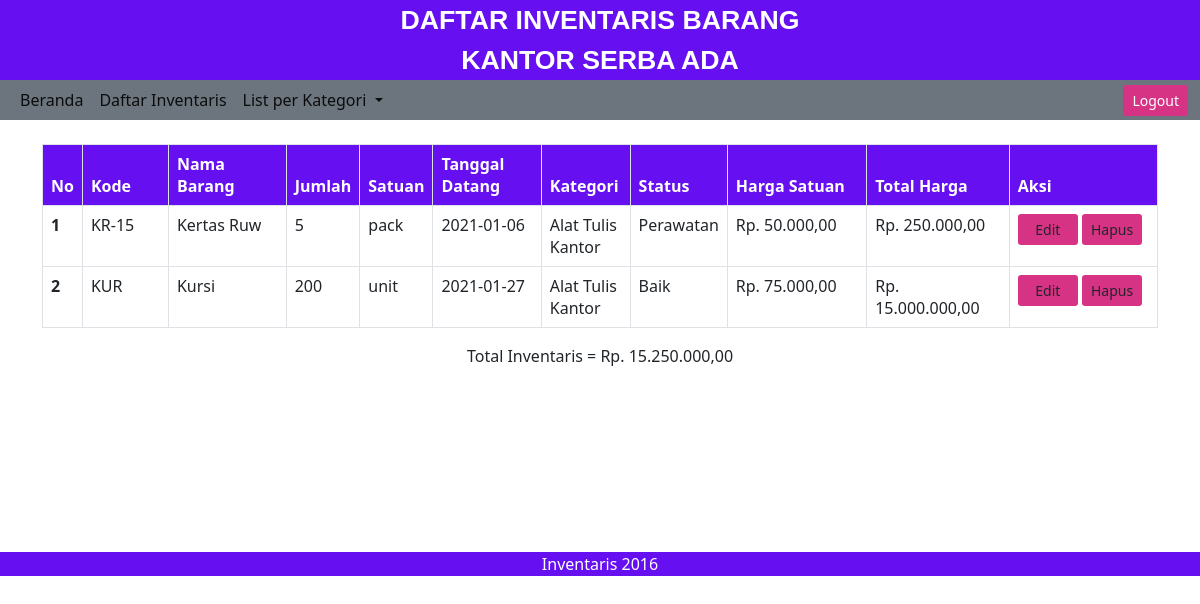
The page /kategori.php?kategori=alattuliskantor (signed in) on the database its author committed.
### tables this page shows
CREATE TABLE `inventaris` (
  `kode_barang` varchar(10) NOT NULL,
  `nama_barang` varchar(30) NOT NULL,
  `jumlah` int(11) NOT NULL,
  `satuan` varchar(15) NOT NULL,
  `tgl_datang` date NOT NULL,
  `kategori` varchar(20) NOT NULL,
  `status_barang` varchar(20) NOT NULL,
  `harga` int(20) NOT NULL
);

### kategori.php (the view, shortened to what this page needs)
<?php
  if(isset($_GET['kategori']))
      {
        if($_GET['kategori'] == "bangunan") {
          $kategori='Bangunan';
        }else if($_GET['kategori'] == "kendaraan") {
          $kategori='Kendaraan';
        }else if($_GET['kategori'] == "alattuliskantor"){
          $kategori='Alat Tulis Kantor';
        }else if($_GET['kategori'] == "elektronik"){
          $kategori='Elektronik';
        }
      }
?>
<html>
  <head>
    <link rel="stylesheet" href="assets/css/bootstrap.css">
    <link rel="stylesheet" href="assets/js/bootstrap.js">
  </head>
  <body>
    <div class="text-center text-white fw-bold" style="background-color: #6610f2; font-size: 20pt; font-family: sans-serif; margin-bottom: -16px;">
      <p>DAFTAR INVENTARIS BARANG<br>KANTOR SERBA ADA</p>
    </div>
    <nav class="navbar navbar-expand-lg navbar-light bg-secondary pt-0 pb-0" >
      <div class="container-fluid ms-auto">
        <div class="collapse navbar-collapse" id="navbarNavDropdown">
          <ul class="navbar-nav">
            <li class="nav-item">
              <a class="nav-link active" aria-current="page" href="index.php">Beranda</a>
            </li>
            <li class="nav-item">
              <a class="nav-link active" aria-current="page" href="daftar_inventaris.php">Daftar Inventaris</a>
            </li>
            <li class="nav-item dropdown">
              <a class="nav-link dropdown-toggle active" href="#" id="navbarDropdownMenuLink" role="button" data-bs-toggle="dropdown" aria-expanded="false">
                List per Kategori
              </a>
            </li>
          </ul>
        </div>
        <a href="logout.php">
          <button class="btn btn-sm text-white" style="background-color:  #d63384;">Logout</button>
        </a>
      </div>
    </nav>
    <div class="container mr-4"><br>
    <table class="table table-bordered">
          <thead>
            <tr class="text-white" style="background-color: #6610f2;">
              <th scope="col" width="3%">No</th>
              <th scope="col" width="8%">Kode</th>
              <th scope="col" width="11%">Nama Barang</th>
              <th scope="col" width="6%">Jumlah</th>
              <th scope="col" width="6%">Satuan</th>
              <th scope="col" width="10%">Tanggal Datang</th>
              <th scope="col" width="8%">Kategori</th>
              <th scope="col" width="8%">Status</th>
              <th scope="col" width="13%">Harga Satuan</th>
              <th scope="col" width="13%">Total Harga</th>
              <th colspan="2" scope="col" width="14%">Aksi</th>
            </tr>
          </thead>
          <?php
            include 'koneksi.php';
            $no = 1;
            $totalinv=0;
            $query= mysqli_query($konek,"SELECT * from inventaris where kategori='$kategori'");
            while($data=mysqli_fetch_array($query))
              {
          ?>
          <tbody>
            <tr>
              <th scope="row"> <?php echo $no;$no++; ?> </th>
              <td><?php echo $data['kode_barang']; ?></td>
              <td><?php echo $data['nama_barang']; ?></td>
              <td><?php echo $data['jumlah']; ?></td>
              <td><?php echo $data['satuan']; ?></td>
              <td><?php echo $data['tgl_datang']; ?></td>
              <td><?php echo $data['kategori']; ?></td>
              <td><?php echo $data['status_barang']; ?></td>
              <td><?php echo "Rp. " . number_format($data['harga'],2,',','.'); ?></td>
              <?php $total=$data['harga']*$data['jumlah'];?>
              <td><?php echo "Rp. " .number_format($total,2,',','.'); ?></td>
              <?php $totalinv=$totalinv+$total; ?>
              <td>
                <a class="btn btn-sm" style="background-color: #d63384; width: 60px;" href=form_edit.php?kode_barang=<?php echo $data['kode_barang'];?>>Edit</a>
                <a class="btn btn-sm" style="background-color: #d63384; width: 60px;" href=hapus.php?kode_barang=<?php echo $data['kode_barang'];?>>Hapus</a>
              </td>
            <?php }
            ?>
            </tr>
          </tbody>
        </table>
        <p class="text-center">Total Inventaris = Rp. <?php echo number_format($totalinv,2,',','.'); ?></p>
        </div>
    <br><br><br><br><br><br><br>
    <div class="text-center text-white" style="background-color: #6610f2;">
      <p>Inventaris 2016</p>
    </div>
  </body>
</html>

### rows shown on the page
inventaris: kode_barang "KR-15", nama_barang "Kertas Ruw", jumlah "5", satuan "pack", tgl_datang "2021-01-06", kategori "Alat Tulis Kantor", status_barang "Perawatan", harga "50.000,00", total "250.000,00"
inventaris: kode_barang "KUR", nama_barang "Kursi", jumlah "200", satuan "unit", tgl_datang "2021-01-27", kategori "Alat Tulis Kantor", status_barang "Baik", harga "75.000,00", total "15.000.000,00"

### other values the page prints
$totalinv "15.250.000,00"
